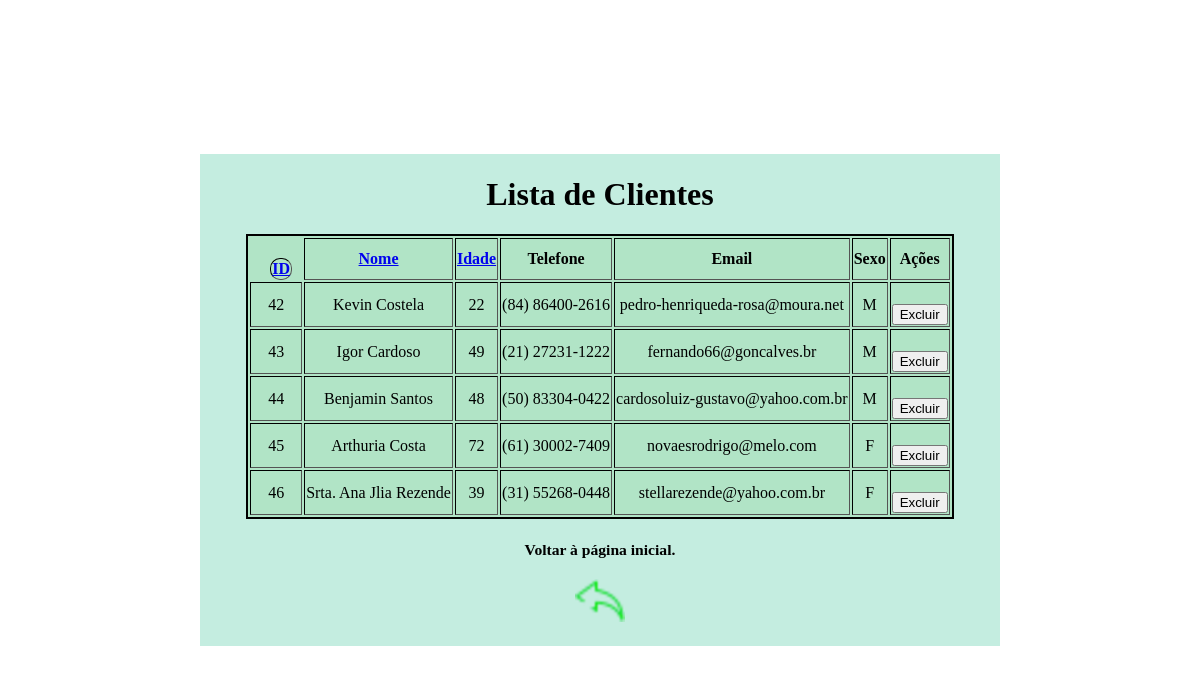
/gerenciar-clientes, run on an earlier commit of the app's database.
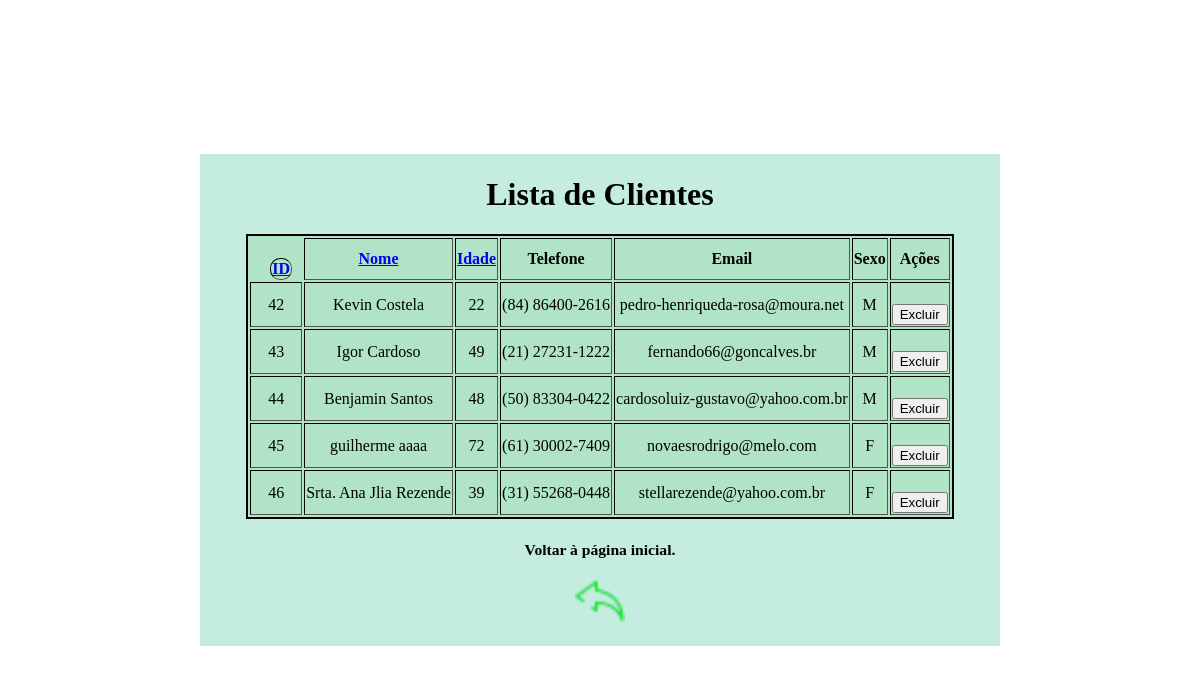
And on a later commit of the database.
### tables this page shows
CREATE TABLE clientes (
                id INTEGER PRIMARY KEY AUTOINCREMENT, 
                nome TEXT NOT NULL, 
                idade INTEGER NOT NULL,
                telefone TEXT,
                email TEXT,
                sexo TEXT CHECK (sexo IN ('M', 'F'))
        );

### app/controllers.py (the view)
    @app.route("/gerenciar-clientes")
    def gerenciar_clientes():
        return views.gerenciar_clientes()

### app/models.py (called while the page is built)
def conectar():
    conexao = sqlite3.connect("cadastro_clientes.db")
    return conexao

def buscar_clientes_ordenado(campo='id', busca='', ordem=True):
    conexao = conectar()
    conexao.row_factory = sqlite3.Row
    cursor = conexao.cursor()
    direcao = 'ASC' if ordem else 'DESC'
    campos_validos = ['id', 'nome', 'idade', 'sexo', 'email']
    if campo not in campos_validos:
        campo = 'id'
    query = f"""
        SELECT * FROM clientes
        WHERE nome LIKE ? OR email LIKE ?
        ORDER BY {campo} {direcao}
    """
    cursor.execute(query, (f'%{busca}%', f'%{busca}%'))
    clientes = cursor.fetchall()
    cursor.close()
    conexao.close()
    return clientes

### app/views.py (called while the page is built)
def gerenciar_clientes():
    try:
        campo = request.args.get("campo", "id")
        ordem = request.args.get("ordem", "asc")
        ordem_bool = True if ordem == "asc" else False
        clientes = models.buscar_clientes_ordenado(campo=campo, ordem=ordem_bool)
        return render_template('gerenciar_cliente.html', clientes=clientes, campo=campo, ordem=ordem)
    except Exception as e:
        return f"Erro ao buscar clientes: {str(e)}", 500

### app/templates/gerenciar_cliente.html (shortened to what this page needs)
<!DOCTYPE html>
<html lang="pt-br">
<head>
    <link rel="stylesheet" href="{{ url_for('static', filename='style.css') }}">
</head>
<body>
    <div class="container01">
        <h1 class="h101">Lista de Clientes</h1>
        <table border="1">
            <thead>
                <tr>
                    <th class="th">
                        <a href="{{ url_for('gerenciar_clientes', campo='id', ordem='desc' if campo == 'id' and ordem == 'asc' else 'asc') }}">
                            ID
                        </a>
                    </th>
                    <th>
                        <a href="{{ url_for('gerenciar_clientes', campo='nome', ordem='desc' if campo == 'nome' and ordem == 'asc' else 'asc') }}">
                            Nome
                        </a>
                    </th>
                    <th>
                        <a href="{{ url_for('gerenciar_clientes', campo='idade', ordem='desc' if campo == 'idade' and ordem == 'asc' else 'asc') }}">
                            Idade
                        </a>
                    </th>
                    <th>Telefone</th>
                    <th>Email</th>
                    <th>Sexo</th>
                    <th>Ações</th>
                </tr>
            </thead>
            <tbody>
                {% for cliente in clientes %}
                <tr>
                    <td>{{ cliente.id }}</td>
                    <td>{{ cliente.nome }}</td>
                    <td>{{ cliente.idade }}</td>
                    <td>{{ cliente.telefone }}</td>
                    <td>{{ cliente.email }}</td>
                    <td>{{ cliente.sexo }}</td>
                    <td>
                        <form action="{{ url_for('deletar_cliente', id=cliente.id) }}" method="post" onsubmit="return confirm('Tem certeza que deseja excluir este cliente?');">
                            <button type="submit">Excluir</button>
                        </form>
                    </td>
                </tr>
                {% endfor %}
            </tbody>
        </table>
        <h3>
            <p><small>Voltar à página inicial.</small></p>
            <p>
                <a href="{{ url_for('pagina_inicial') }}" rel="prev">
                    <img src="{{ url_for('static', filename='imagem/setade voltar.png') }}" alt="Setade voltar">
                </a>
            </p>
        </h3>
    </div>
</body>
</html>

### app/static/style.css (style rules this page uses)
body { margin: 0; padding: 0; display: flex; justify-content: center; align-items: center; height: 100vh; }
.container01 { text-align: center; background-color: rgb(196, 237, 224); width: 500px; width: 80%; max-width: 800px; }
.th { display: flex; flex-direction: column; gap: 50px; border-radius: 10px; margin-top: 20px; margin-left: 20px; margin-right: 10px; }
table { margin-left: auto; margin-right: auto; border: 2px solid #000000; table-layout: auto; background-color: #b1e4c6; }
form { display: flex; flex-direction: column; gap: 10px; margin-top: 20px; font-family: 'Times New Roman', Times, serif; font-size: 1em; }

What changed in the data, as far as the page shows it:
changed clientes "novaesrodrigo@melo.com": nome "Arthuria Costa" → "guilherme aaaa"
